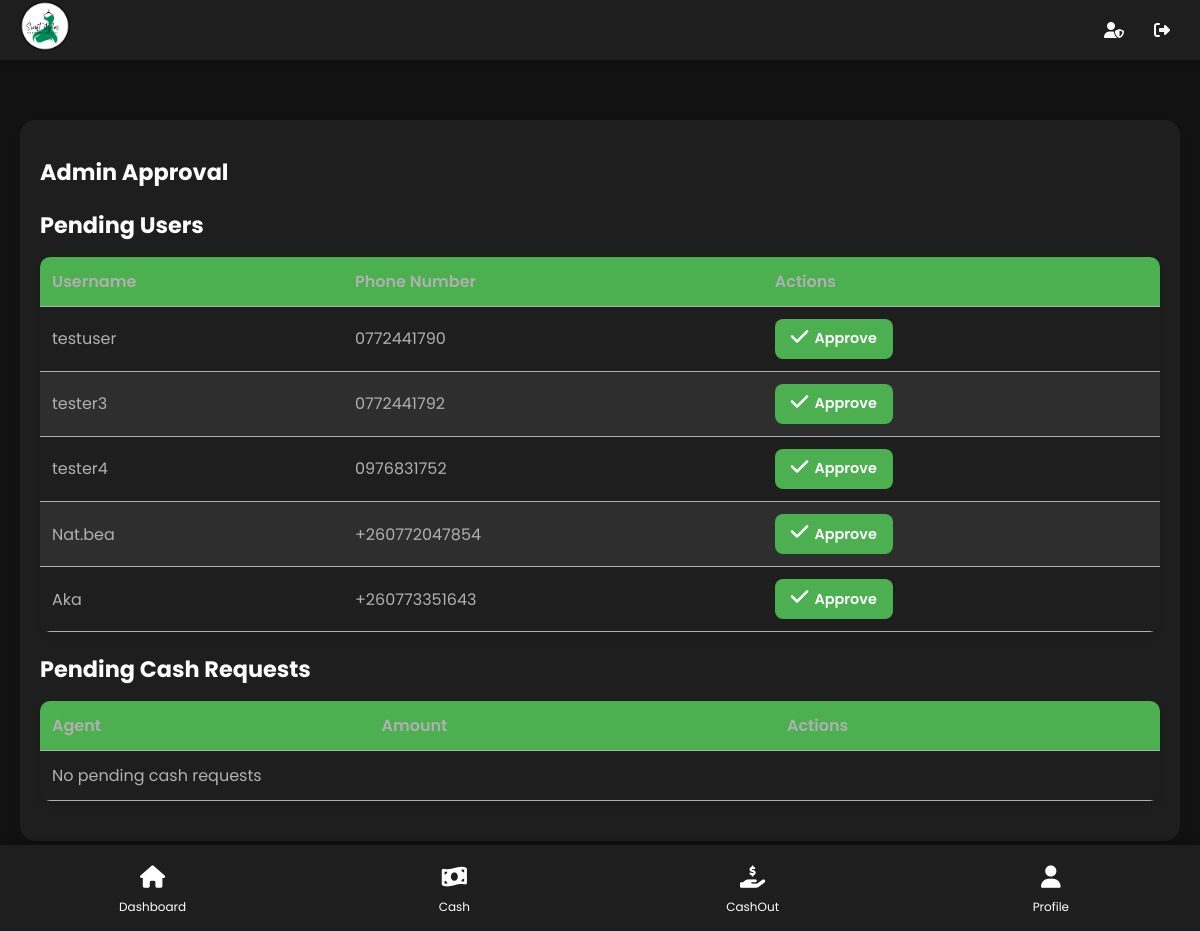
/admin-approval/ (signed in), run on an earlier commit of the app's database.
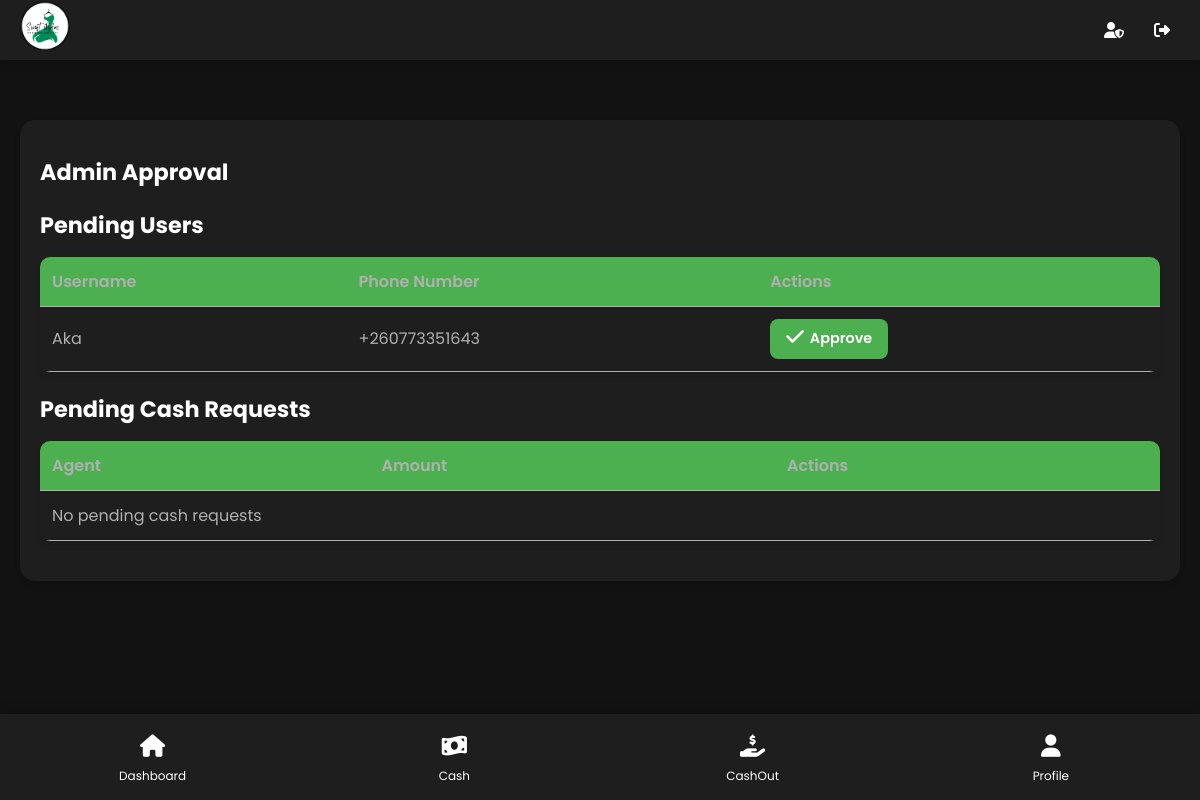
And on a later commit of the database.
### users/models.py (models this page shows, shortened)
class CustomUser(AbstractUser):
    first_name = models.CharField(max_length=100)
    last_name = models.CharField(max_length=100)
    phone_number = models.CharField(max_length=13, unique=True)
    house_number = models.CharField(max_length=50)
    business_location = models.CharField(max_length=255)
    profile_pic = models.ImageField(upload_to='profile_pics/', null=True, blank=True)
    profile_pic_thumbnail = models.ImageField(upload_to='profile_pics/thumbnails/', null=True, blank=True)
    is_approved = models.BooleanField(default=False)
    is_admin = models.BooleanField(default=False)  # Add this line

### mma/views.py (the view)
# urls.py: path('admin-approval/', views.admin_approval, name='admin_approval'),
@staff_member_required
def admin_approval(request):
    pending_users = CustomUser.objects.filter(is_approved=False)
    pending_float_requests = FloatRequest.objects.filter(is_approved=False)
    pending_cash_requests = CashRequest.objects.filter(is_approved=False)
    pending_orders = Order.objects.filter(status='pending')
    context = {
        'pending_users': pending_users,
        'pending_float_requests': pending_float_requests,
        'pending_cash_requests': pending_cash_requests,
        'pending_orders': pending_orders,
    }
    return render(request, 'mma/admin_approval.html', context)

### mma/templates/mma/admin_approval.html (shortened to what this page needs)
{% extends 'mma/base.html' %}
{% block content %}
    <div class="container">
        <div class="card">
            <h1>Admin Approval</h1>
            <h2>Pending Users</h2>
            <table>
                <thead>
                    <tr>
                        <th>Username</th>
                        <th>Phone Number</th>
                        <th>Actions</th>
                    </tr>
                </thead>
                <tbody>
                    {% for user in pending_users %}
                        <tr>
                            <td>{{ user.username }}</td>
                            <td>{{ user.phone_number }}</td>
                            <td>
                                <a href="{% url 'approve_user' user.id %}" class="btn">
                                    <i class="fas fa-check icon"></i> Approve
                                </a>
                            </td>
                        </tr>
                    {% empty %}
                        <tr><td colspan="3">No pending users</td></tr>
                    {% endfor %}
                </tbody>
            </table>
            <h2>Pending Cash Requests</h2>
            <table>
                <thead>
                    <tr>
                        <th>Agent</th>
                        <th>Amount</th>
                        <th>Actions</th>
                    </tr>
                </thead>
                <tbody>
                    {% for request in pending_cash_requests %}
                        <tr>
                            <td>{{ request.agent }}</td>
                            <td>K{{ request.amount|floatformat:2 }}</td>
                            <td>
                                <a href="{% url 'approve_cash_request' request.id %}" class="btn">
                                    <i class="fas fa-check icon"></i> Approve
                                </a>
                            </td>
                        </tr>
                    {% empty %}
                        <tr><td colspan="3">No pending cash requests</td></tr>
                    {% endfor %}
                </tbody>
            </table>
        </div>
    </div>
{% endblock %}

What changed in the data, as far as the page shows it:
removed CustomUser: username "testuser", phone_number "0772441790"
removed CustomUser: username "tester3", phone_number "0772441792"
removed CustomUser: username "tester4", phone_number "0976831752"
no longer on this page (row edited): CustomUser: username "Nat.bea", phone_number "+260772047854"
